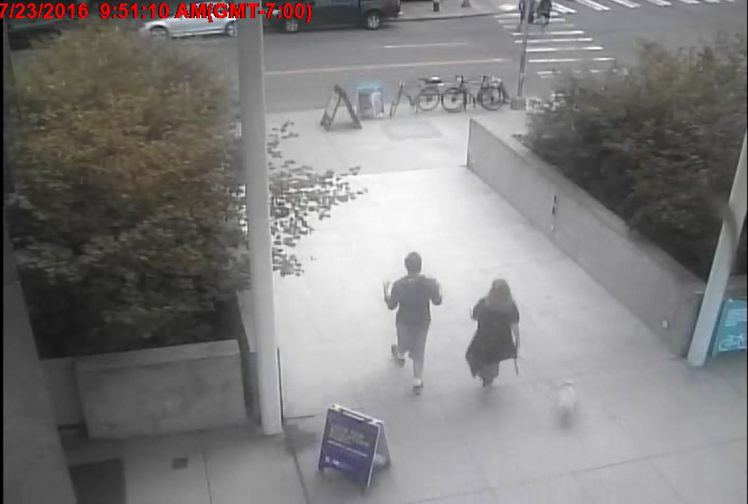
#> input picture FindPeople/sam_dog.PNG, 1496 x 1008 px, found by its file name (shown at 1/2 size)
$ python main.py   (Python 2 division)
#> lines starting #> are read from the running program, lines starting #| are printed output that depends on the picture; after the words box and inside, x2 and y2 are one past the last pixel; in counts of white or black regions, pixels touching at a corner belong together
'''
Identify people in video.

published July 2016 under MIT Open License

===============================
Histogram of Oriented Gradients
===============================

The `Histogram of Oriented Gradient
<http://en.wikipedia.org/wiki/Histogram_of_oriented_gradients>`__ (HOG) feature
descriptor [1]_ is popular for object detection.

In the following example, we compute the HOG descriptor and display
a visualisation.

Algorithm overview
------------------

Compute a Histogram of Oriented Gradients (HOG) by

1. (optional) global image normalisation
2. computing the gradient image in x and y
3. computing gradient histograms
4. normalising across blocks
5. flattening into a feature vector

The first stage applies an optional global image normalisation
equalisation that is designed to reduce the influence of illumination
effects. In practice we use gamma (power law) compression, either
computing the square root or the log of each colour channel.
Image texture strength is typically proportional to the local surface
illumination so this compression helps to reduce the effects of local
shadowing and illumination variations.

The second stage computes first order image gradients. These capture
contour, silhouette and some texture information, while providing
further resistance to illumination variations. The locally dominant
colour channel is used, which provides colour invariance to a large
extent. Variant methods may also include second order image derivatives,
which act as primitive bar detectors - a useful feature for capturing,
e.g. bar like structures in bicycles and limbs in humans.

The third stage aims to produce an encoding that is sensitive to
local image content while remaining resistant to small changes in
pose or appearance. The adopted method pools gradient orientation
information locally in the same way as the SIFT [2]_
feature. The image window is divided into small spatial regions,
called "cells". For each cell we accumulate a local 1-D histogram
of gradient or edge orientations over all the pixels in the
cell. This combined cell-level 1-D histogram forms the basic
"orientation histogram" representation. Each orientation histogram
divides the gradient angle range into a fixed number of
predetermined bins. The gradient magnitudes of the pixels in the
cell are used to vote into the orientation histogram.

The fourth stage computes normalisation, which takes local groups of
cells and contrast normalises their overall responses before passing
to next stage. Normalisation introduces better invariance to illumination,
shadowing, and edge contrast. It is performed by accumulating a measure
of local histogram "energy" over local groups of cells that we call
"blocks". The result is used to normalise each cell in the block.
Typically each individual cell is shared between several blocks, but
its normalisations are block dependent and thus different. The cell
thus appears several times in the final output vector with different
normalisations. This may seem redundant but it improves the performance.
We refer to the normalised block descriptors as Histogram of Oriented
Gradient (HOG) descriptors.

The final step collects the HOG descriptors from all blocks of a dense
overlapping grid of blocks covering the detection window into a combined
feature vector for use in the window classifier.

References
----------

.. [1] Dalal, N. and Triggs, B., "Histograms of Oriented Gradients for
       Human Detection," IEEE Computer Society Conference on Computer
       Vision and Pattern Recognition, 2005, San Diego, CA, USA.

.. [2] David G. Lowe, "Distinctive image features from scale-invariant
       keypoints," International Journal of Computer Vision, 60, 2 (2004),
       pp. 91-110.
'''

def openCvHog(imagePath):
#> called with imagePath = 'sam_dog.png'
    from imutils.object_detection import non_max_suppression
    import numpy as np
    import cv2

    # initialize the HOG descriptor/person detector
    hog = cv2.HOGDescriptor()
    hog.setSVMDetector(cv2.HOGDescriptor_getDefaultPeopleDetector())


    # load the image and resize it to (1) reduce detection time
    # and (2) improve detection accuracy
    image = cv2.imread(imagePath)
#> image is the input picture: shape (1008, 1496, 3); mean B, G, R 126, 126.2, 127.8
    #image = imutils.resize(image, width=min(400, image.shape[1]))
    orig = image.copy()
    print("Loaded image from file: " + imagePath)

    # detect people in the image
    (rects, weights) = hog.detectMultiScale(image, winStride=(4, 4),
    	padding=(8, 8), scale=1.05)
#> rects = [[1101, 747, 66, 131], [735, 470, 185, 370], [892, 507, 197, 394]]; weights = [0.292, 3.26, 1.62]

    i = 0
    # draw the original bounding boxes and annotate with weights
    for (x, y, w, h) in rects:
    	cv2.rectangle(orig, (x, y), (x + w, y + h), (0, 0, 255), 2)
        cv2.putText(orig, "weight: " + str(weights[i]), (x,y), cv2.FONT_HERSHEY_SIMPLEX, 0.5, 255)
        i += 1
#> this loop made 3 passes
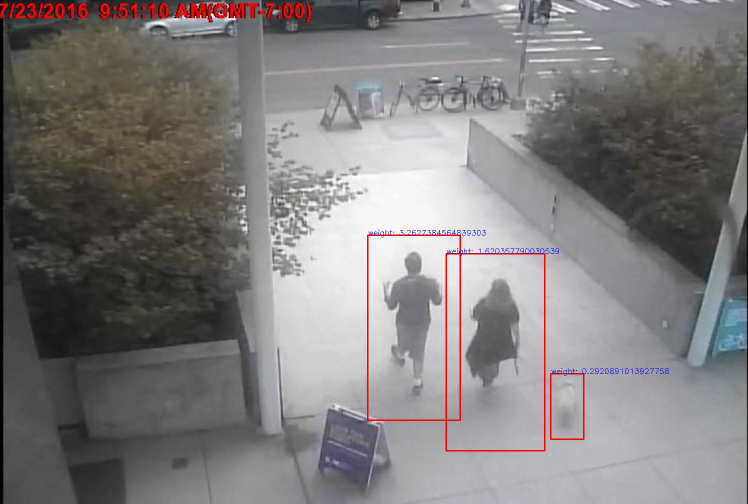
#> orig: shape (1008, 1496, 3) (shown at 1/2 size); 0.63% of pixels changed, all inside (x1, y1, x2, y2) = (734, 459, 1338, 903)
#> after the loop, i = 3

    # filter out non-confident results from the classifier
    rects = [rect for j, rect in enumerate(rects) if weights[j] > 1.0]
#> rects = [[735, 470, 185, 370], [892, 507, 197, 394]]

    # apply non-maxima suppression to the bounding boxes using a
    # fairly large overlap threshold to try to maintain overlapping
    # boxes that are still people
    rects = np.array([[x, y, x + w, y + h] for (x, y, w, h) in rects])
#> rects = [[735, 470, 920, 840], [892, 507, 1089, 901]]
    pick = non_max_suppression(rects, probs=None, overlapThresh=0.65)
#> pick = [[892, 507, 1089, 901], [735, 470, 920, 840]]

    # draw the final bounding boxes
    for (xA, yA, xB, yB) in pick:
    	cv2.rectangle(image, (xA, yA), (xB, yB), (0, 255, 0), 2)
#> this loop made 2 passes
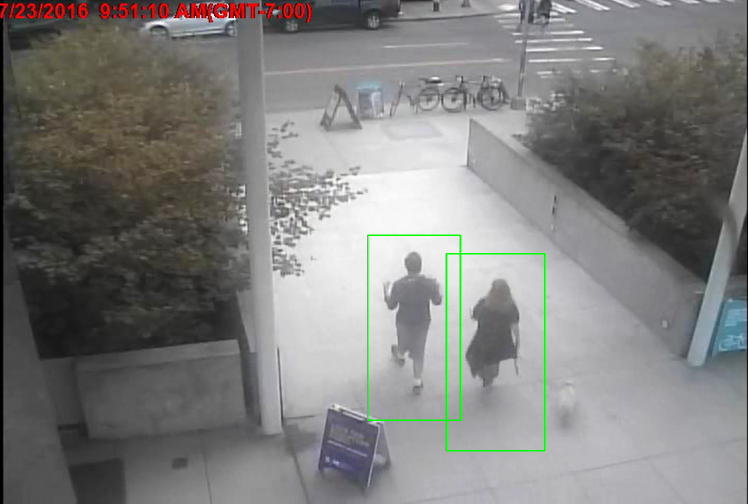
#> image: shape (1008, 1496, 3) (shown at 1/2 size); 0.45% of pixels changed, all inside (x1, y1, x2, y2) = (734, 469, 1091, 903)

    # show some information on the number of bounding boxes
    filename = imagePath[imagePath.rfind("/") + 1:]
    print("[INFO] {}: {} original boxes, {} after suppression".format(
    	filename, len(rects), len(pick)))
#| [INFO] sam_dog.png: 2 original boxes, 2 after suppression

    # show the output images
    cv2.imshow("Before NMS", orig)
    cv2.imshow("After NMS", image)
    cv2.waitKey(0)


if __name__ == '__main__':
    #sklearnHOG()
    people_imgfile = "sam_dog.png"
    openCvHog(people_imgfile)

$ run again, with FindPeople/sam_yoga_nopeople.PNG copied over FindPeople/sam_dog.PNG
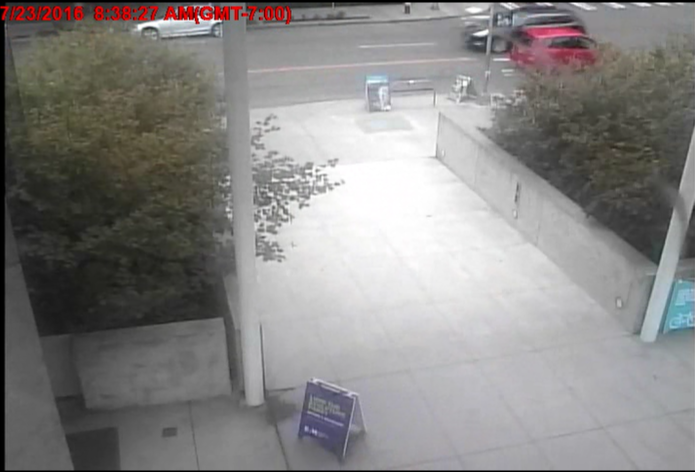
#> input picture FindPeople/sam_yoga_nopeople.PNG, 1389 x 944 px, found by its file name (shown at 1/2 size)
#> in openCvHog, image is the input picture: shape (944, 1389, 3); mean B, G, R 132.7, 133.9, 135.7
#> in openCvHog, `(rects, weights) = hog.detectMultiScale(image, winStride=(4, 4), paddi..`: rects = [[1205, 348, 184, 396]]; weights = [0.353]
#> the loop in openCvHog, `for (x, y, w, h) in rects:` made 1 pass
#> (x, y, w, h, i) on pass 1: (1205, 348, 184, 396, 1)
#> after the loop in openCvHog, `for (x, y, w, h) in rects:`:
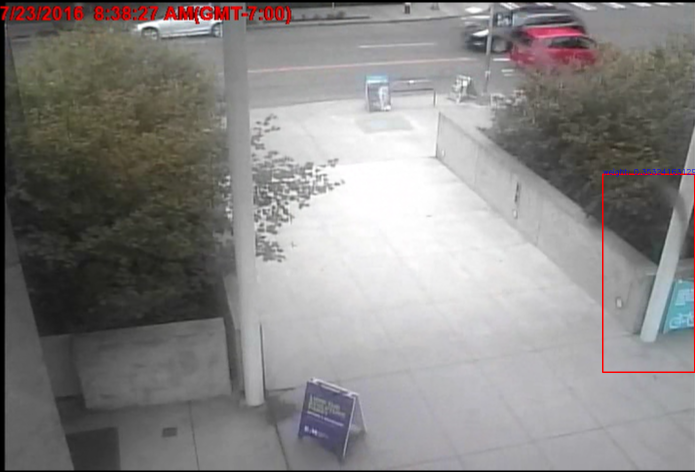
#> orig: shape (944, 1389, 3) (shown at 1/2 size); 0.23% of pixels changed, all inside (x1, y1, x2, y2) = (1204, 337, 1389, 746)
#> after the loop in openCvHog, `for (x, y, w, h) in rects:`: i = 1
#> in openCvHog, `rects = [rect for j, rect in enumerate(rects) if weights[j] > 1.0]`: rects = []
#> in openCvHog, `rects = np.array([[x, y, x + w, y + h] for (x, y, w, h) in rects])`: rects = empty array
#> pick = []
#| [INFO] sam_dog.png: 0 original boxes, 0 after suppression

$ run again, with FindPeople/sam_yoga_people.PNG copied over FindPeople/sam_dog.PNG
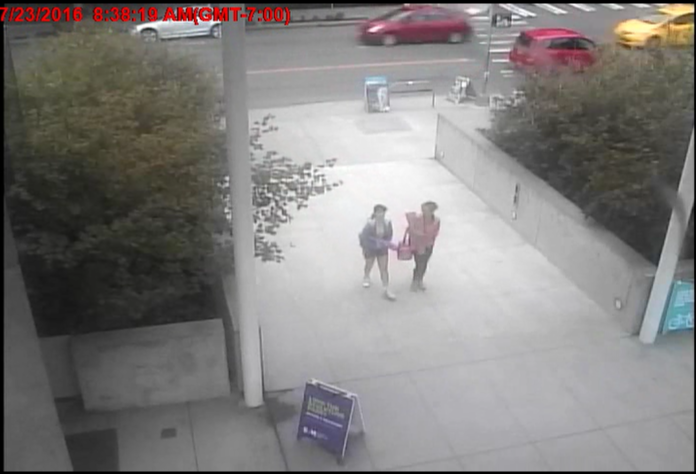
#> input picture FindPeople/sam_yoga_people.PNG, 1392 x 947 px, found by its file name (shown at 1/2 size)
#> in openCvHog, image is the input picture: shape (947, 1392, 3); mean B, G, R 125.9, 127.4, 130.1
#> in openCvHog, `(rects, weights) = hog.detectMultiScale(image, winStride=(4, 4), paddi..`: rects = [[784, 390, 115, 229], [689, 370, 132, 264], [1188, 325, 204, 428]]; weights = [1.34, 1.79, 0.271]
#> the loop in openCvHog, `for (x, y, w, h) in rects:` made 3 passes
#> after the loop in openCvHog, `for (x, y, w, h) in rects:`:
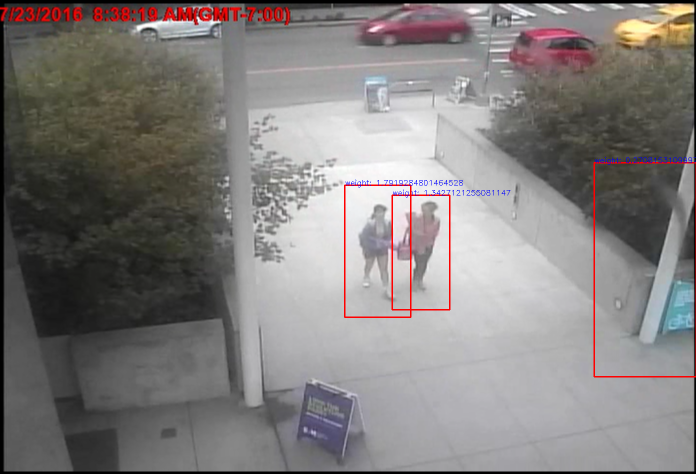
#> orig: shape (947, 1392, 3) (shown at 1/2 size); 0.65% of pixels changed, all inside (x1, y1, x2, y2) = (688, 314, 1392, 755)
#> after the loop in openCvHog, `for (x, y, w, h) in rects:`: i = 3
#> in openCvHog, `rects = [rect for j, rect in enumerate(rects) if weights[j] > 1.0]`: rects = [[784, 390, 115, 229], [689, 370, 132, 264]]
#> in openCvHog, `rects = np.array([[x, y, x + w, y + h] for (x, y, w, h) in rects])`: rects = [[784, 390, 899, 619], [689, 370, 821, 634]]
#> pick = [[689, 370, 821, 634], [784, 390, 899, 619]]
#> the loop in openCvHog, `for (xA, yA, xB, yB) in pick:` made 2 passes
#> after the loop in openCvHog, `for (xA, yA, xB, yB) in pick:`:
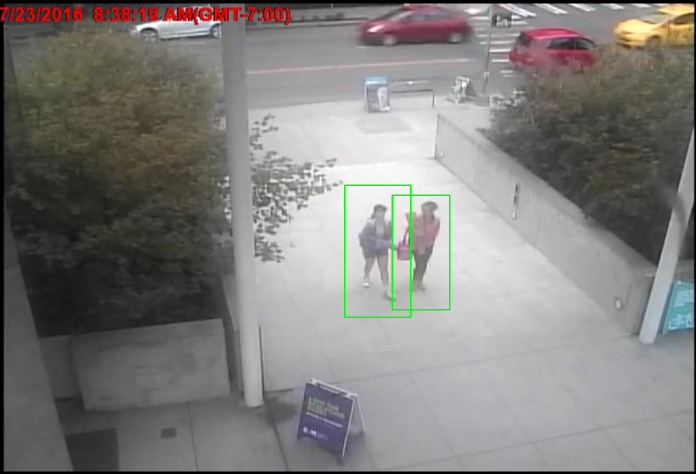
#> image: shape (947, 1392, 3) (shown at 1/2 size); 0.33% of pixels changed, all inside (x1, y1, x2, y2) = (688, 369, 901, 636)
#| [INFO] sam_dog.png: 2 original boxes, 2 after suppression
